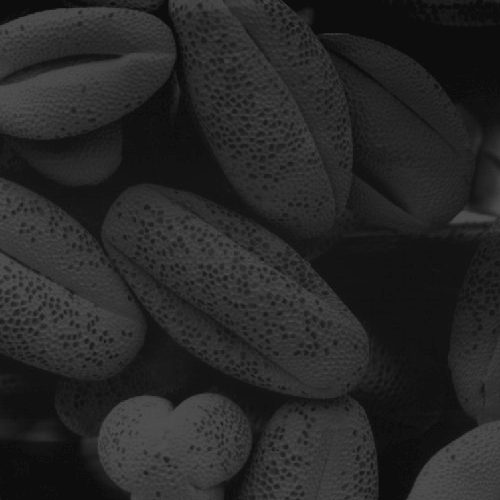
#> input picture Image Equalization & Histogram/img/dark.tif, 500 x 500 px
$ python histogramEqualization.py
#> lines starting #> are read from the running program, lines starting #| are printed output that depends on the picture
import cv2
import numpy as np
import matplotlib.pyplot as plt

# Function to perform histogram equalization (Manual Implementation)
def histogramEqualization(image):
    M, N = image.shape
    L = 256  # Number of intensity levels
    # Calculate the histogram of the input image
    hist = np.histogram(image.flatten(), bins=range(L+1), density=True)
    # Compute the CDF
    cdf = np.cumsum(hist[0])
    # Apply the histogram equalization transformation
    equalizedImage = np.interp(image, np.arange(L), np.floor((L - 1) * cdf))

    return equalizedImage.astype(np.uint8)

# Load and process each image
imagePaths = ['img/dark.tif', 'img/bright.tif', 'img/lowcon.tif', 'img/wiki.jpg']
imageLabels = ['Dark Image', 'Bright Image', 'Low Contrast Image', 'Wiki Image']

plt.figure(figsize=(16, 12))

for i, image_path in enumerate(imagePaths):
    # Load the image
    originalImage = cv2.imread(image_path, cv2.IMREAD_GRAYSCALE)
#> originalImage is the input picture: shape (500, 500); min 13, max 83, mean 38.7
    manualEqualizedImage = histogramEqualization(originalImage)
#> in histogramEqualization, `cdf = np.cumsum(hist[0])`: cdf = 256 values from 0 to 1
#> in histogramEqualization, `equalizedImage = np.interp(image, np.arange(L), np.floor((L - 1) * cdf))`:
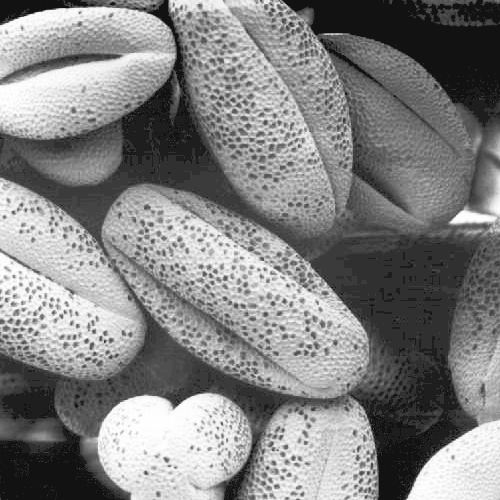
#> equalizedImage: shape (500, 500) float64; min 18, max 255, mean 130.5
    opencvEqualizedImage = cv2.equalizeHist(originalImage)

    # Plot histograms before and after equalization
    plt.subplot(4, 4, i * 4 + 1)
    plt.title(f'{imageLabels[i]} - Original Histogram')
    plt.hist(originalImage.flatten(), bins=256, range=(0, 256), density=True, color='blue', alpha=0.7)
    plt.subplot(4, 4, i * 4 + 2)
    plt.title(f'Manual Equalized Histogram')
    plt.hist(manualEqualizedImage.flatten(), bins=256, range=(0, 256), density=True, color='green', alpha=0.7)
    plt.subplot(4, 4, i * 4 + 3)
    plt.title(f'OpenCV Equalized Histogram')
    plt.hist(opencvEqualizedImage.flatten(), bins=256, range=(0, 256), density=True, color='red', alpha=0.7)

    # Display the images with labels
    plt.subplot(4, 4, i * 4 + 4)
    plt.title(f'Images')
    plt.imshow(np.hstack([originalImage, manualEqualizedImage, opencvEqualizedImage]), cmap='gray')
#> pass 2 of the loop `for i, image_path in enumerate(imagePaths):`:
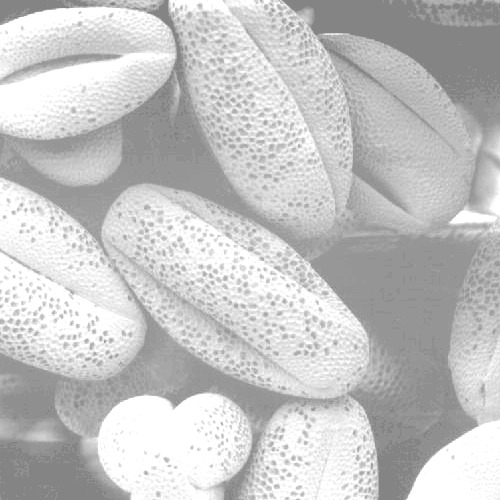
#> input picture Image Equalization & Histogram/img/bright.tif, 500 x 500 px
#> originalImage is the input picture: shape (500, 500); min 132, max 255, mean 196.4
#> in histogramEqualization (call 2), `equalizedImage = np.interp(image, np.arange(L), np.floor((L - 1) * cdf))`:
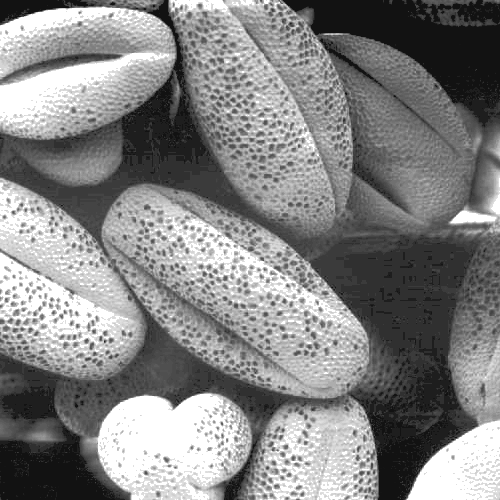
#> equalizedImage: shape (500, 500) float64; min 18, max 255, mean 132.1
#> pass 3 of the loop `for i, image_path in enumerate(imagePaths):`:
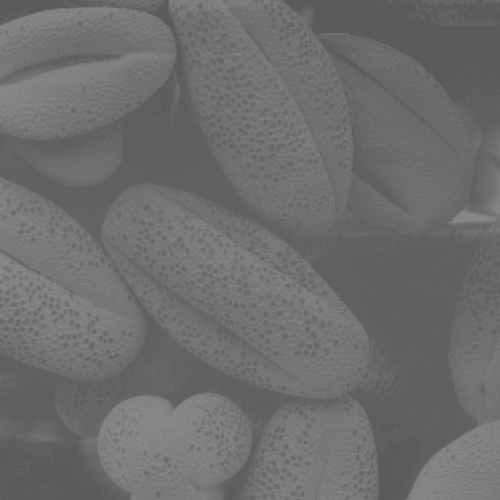
#> input picture Image Equalization & Histogram/img/lowcon.tif, 500 x 500 px
#> originalImage is the input picture: shape (500, 500); min 91, max 138, mean 109.1
#> in histogramEqualization (call 3), `equalizedImage = np.interp(image, np.arange(L), np.floor((L - 1) * cdf))`:
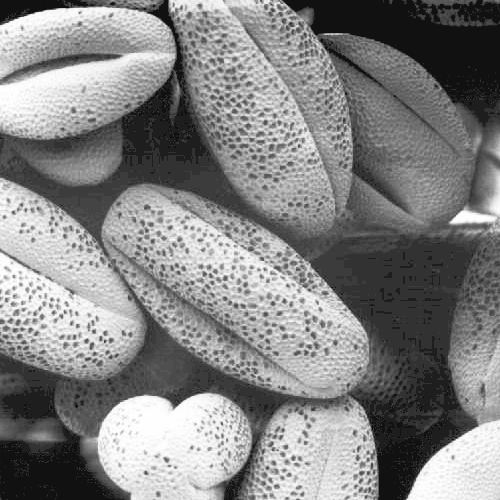
#> equalizedImage: shape (500, 500) float64; min 17, max 255, mean 131.4
#> the loop made 4 passes; the first 3 are shown
    # plt.xlabel(f'Original Image                  Manual Equalized Image              OpenCV Equalized Image')

plt.tight_layout()
plt.show()
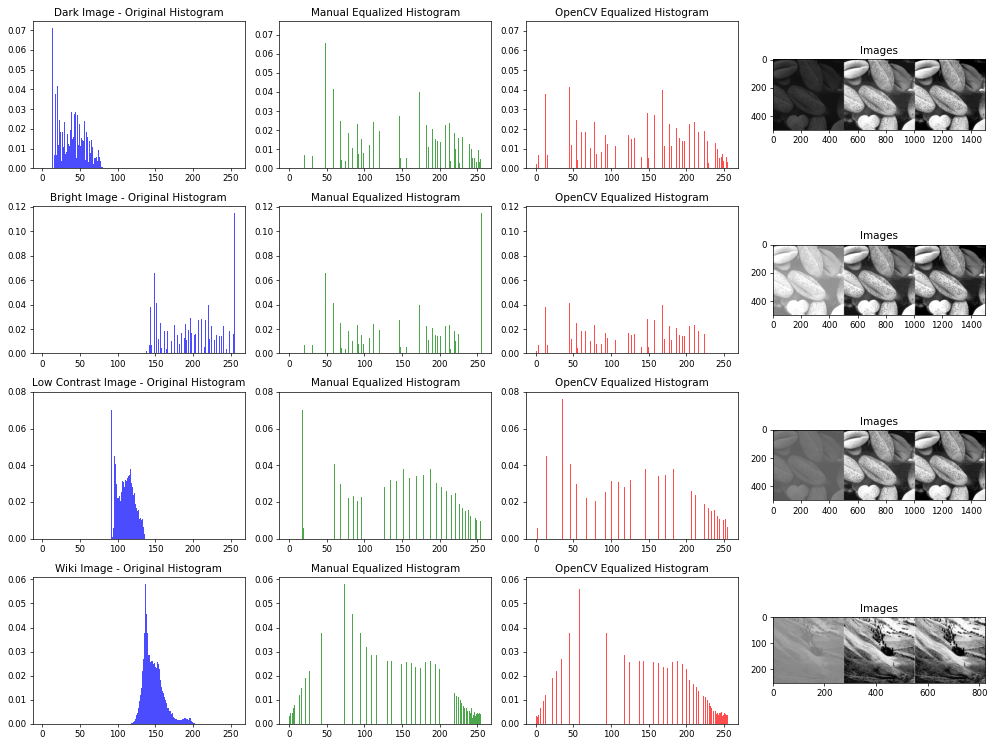
#> figure drawn by matplotlib, 16 panels; panel 1: tallest bar 0.0709 high, from x = 13 to 14; panel 2: tallest bar 0.0733 high, from x = 18 to 19; panel 3: tallest bar 0.0713 high, from x = 0 to 1; panel 5: tallest bar 0.115 high, from x = 255 to 256
